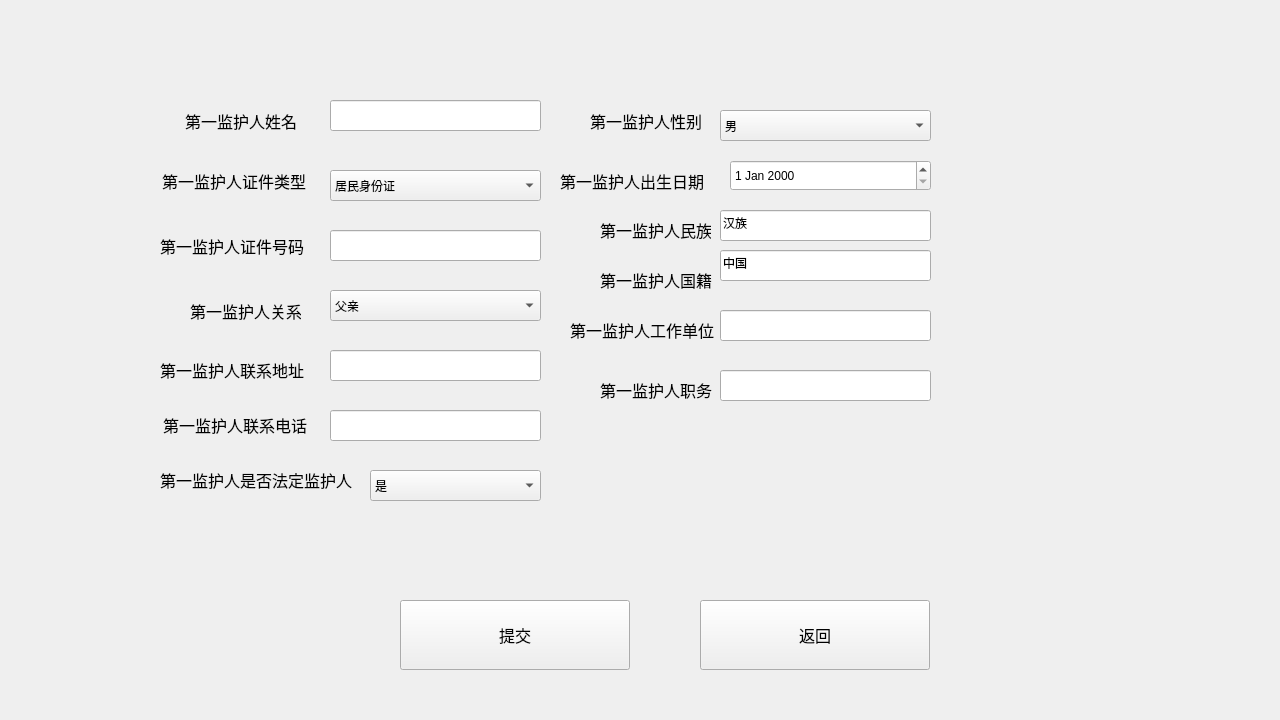
<?xml version="1.0" encoding="UTF-8"?>
<ui version="4.0">
    <class>Form</class>
    <widget class="QWidget" name="Form">
        <property name="geometry">
            <rect>
                <x>0</x>
                <y>0</y>
                <width>1280</width>
                <height>720</height>
            </rect>
        </property>
        <property name="windowTitle">
            <string>Form</string>
        </property>
        <widget class="QPushButton" name="pushButton">
            <property name="geometry">
                <rect>
                    <x>400</x>
                    <y>600</y>
                    <width>230</width>
                    <height>70</height>
                </rect>
            </property>
            <property name="font">
                <font>
                    <family>Adobe 黑体 Std R</family>
                    <pointsize>12</pointsize>
                </font>
            </property>
            <property name="text">
                <string>提交</string>
            </property>
        </widget>
        <widget class="QPushButton" name="pushButton_2">
            <property name="geometry">
                <rect>
                    <x>700</x>
                    <y>600</y>
                    <width>230</width>
                    <height>70</height>
                </rect>
            </property>
            <property name="font">
                <font>
                    <family>Adobe 黑体 Std R</family>
                    <pointsize>12</pointsize>
                </font>
            </property>
            <property name="text">
                <string>返回</string>
            </property>
        </widget>
        <widget class="QLabel" name="label">
            <property name="geometry">
                <rect>
                    <x>185</x>
                    <y>110</y>
                    <width>111</width>
                    <height>21</height>
                </rect>
            </property>
            <property name="font">
                <font>
                    <family>Adobe 黑体 Std R</family>
                    <pointsize>12</pointsize>
                </font>
            </property>
            <property name="text">
                <string>第一监护人姓名</string>
            </property>
        </widget>
        <widget class="QLineEdit" name="lineEdit">
            <property name="geometry">
                <rect>
                    <x>330</x>
                    <y>100</y>
                    <width>211</width>
                    <height>31</height>
                </rect>
            </property>
        </widget>
        <widget class="QLabel" name="label_2">
            <property name="geometry">
                <rect>
                    <x>160</x>
                    <y>235</y>
                    <width>151</width>
                    <height>21</height>
                </rect>
            </property>
            <property name="font">
                <font>
                    <family>Adobe 黑体 Std R</family>
                    <pointsize>12</pointsize>
                </font>
            </property>
            <property name="text">
                <string>第一监护人证件号码</string>
            </property>
        </widget>
        <widget class="QLineEdit" name="lineEdit_2">
            <property name="geometry">
                <rect>
                    <x>330</x>
                    <y>230</y>
                    <width>211</width>
                    <height>31</height>
                </rect>
            </property>
        </widget>
        <widget class="QLabel" name="label_3">
            <property name="geometry">
                <rect>
                    <x>162</x>
                    <y>170</y>
                    <width>181</width>
                    <height>21</height>
                </rect>
            </property>
            <property name="font">
                <font>
                    <family>Adobe 黑体 Std R</family>
                    <pointsize>12</pointsize>
                </font>
            </property>
            <property name="text">
                <string>第一监护人证件类型</string>
            </property>
        </widget>
        <widget class="QComboBox" name="comboBox">
            <property name="geometry">
                <rect>
                    <x>330</x>
                    <y>170</y>
                    <width>211</width>
                    <height>31</height>
                </rect>
            </property>
            <item>
                <property name="text">
                    <string>居民身份证</string>
                </property>
            </item>
            <item>
                <property name="text">
                    <string>香港特区护照/身份证明</string>
                </property>
            </item>
            <item>
                <property name="text">
                    <string>澳门特区护照/身份证明</string>
                </property>
            </item>
            <item>
                <property name="text">
                    <string>台湾居民来往大陆通行证</string>
                </property>
            </item>
            <item>
                <property name="text">
                    <string>境外永久居住证</string>
                </property>
            </item>
            <item>
                <property name="text">
                    <string>其他</string>
                </property>
            </item>
        </widget>
        <widget class="QLabel" name="label_4">
            <property name="geometry">
                <rect>
                    <x>190</x>
                    <y>300</y>
                    <width>111</width>
                    <height>21</height>
                </rect>
            </property>
            <property name="font">
                <font>
                    <family>Adobe 黑体 Std R</family>
                    <pointsize>12</pointsize>
                </font>
            </property>
            <property name="text">
                <string>第一监护人关系</string>
            </property>
        </widget>
        <widget class="QComboBox" name="comboBox_2">
            <property name="geometry">
                <rect>
                    <x>330</x>
                    <y>290</y>
                    <width>211</width>
                    <height>31</height>
                </rect>
            </property>
            <item>
                <property name="text">
                    <string>父亲</string>
                </property>
            </item>
            <item>
                <property name="text">
                    <string>母亲</string>
                </property>
            </item>
            <item>
                <property name="text">
                    <string>继父或养父</string>
                </property>
            </item>
            <item>
                <property name="text">
                    <string>继母或养母</string>
                </property>
            </item>
            <item>
                <property name="text">
                    <string>祖父</string>
                </property>
            </item>
            <item>
                <property name="text">
                    <string>祖母</string>
                </property>
            </item>
            <item>
                <property name="text">
                    <string>外祖父</string>
                </property>
            </item>
            <item>
                <property name="text">
                    <string>外祖母</string>
                </property>
            </item>
            <item>
                <property name="text">
                    <string>哥哥</string>
                </property>
            </item>
            <item>
                <property name="text">
                    <string>姐姐</string>
                </property>
            </item>
            <item>
                <property name="text">
                    <string>其他亲属</string>
                </property>
            </item>
            <item>
                <property name="text">
                    <string>非亲属</string>
                </property>
            </item>
        </widget>
        <widget class="QLabel" name="label_5">
            <property name="geometry">
                <rect>
                    <x>160</x>
                    <y>360</y>
                    <width>161</width>
                    <height>20</height>
                </rect>
            </property>
            <property name="font">
                <font>
                    <family>Adobe 黑体 Std R</family>
                    <pointsize>12</pointsize>
                </font>
            </property>
            <property name="text">
                <string>第一监护人联系地址</string>
            </property>
        </widget>
        <widget class="QLineEdit" name="lineEdit_3">
            <property name="geometry">
                <rect>
                    <x>330</x>
                    <y>350</y>
                    <width>211</width>
                    <height>31</height>
                </rect>
            </property>
        </widget>
        <widget class="QLabel" name="label_6">
            <property name="geometry">
                <rect>
                    <x>163</x>
                    <y>415</y>
                    <width>151</width>
                    <height>20</height>
                </rect>
            </property>
            <property name="font">
                <font>
                    <family>Adobe 黑体 Std R</family>
                    <pointsize>12</pointsize>
                </font>
            </property>
            <property name="text">
                <string>第一监护人联系电话</string>
            </property>
        </widget>
        <widget class="QLineEdit" name="lineEdit_4">
            <property name="geometry">
                <rect>
                    <x>330</x>
                    <y>410</y>
                    <width>211</width>
                    <height>31</height>
                </rect>
            </property>
        </widget>
        <widget class="QLabel" name="label_8">
            <property name="geometry">
                <rect>
                    <x>600</x>
                    <y>270</y>
                    <width>121</width>
                    <height>20</height>
                </rect>
            </property>
            <property name="font">
                <font>
                    <family>Adobe 黑体 Std R</family>
                    <pointsize>12</pointsize>
                </font>
            </property>
            <property name="text">
                <string>第一监护人国籍</string>
            </property>
        </widget>
        <widget class="QLineEdit" name="lineEdit_6">
            <property name="geometry">
                <rect>
                    <x>720</x>
                    <y>250</y>
                    <width>211</width>
                    <height>31</height>
                </rect>
            </property>
            <property name="text">
                <string>中国</string>
            </property>
        </widget>
        <widget class="QComboBox" name="comboBox_3">
            <property name="geometry">
                <rect>
                    <x>720</x>
                    <y>110</y>
                    <width>211</width>
                    <height>31</height>
                </rect>
            </property>
            <item>
                <property name="text">
                    <string>男</string>
                </property>
            </item>
            <item>
                <property name="text">
                    <string>女</string>
                </property>
            </item>
        </widget>
        <widget class="QLabel" name="label_10">
            <property name="geometry">
                <rect>
                    <x>590</x>
                    <y>110</y>
                    <width>171</width>
                    <height>21</height>
                </rect>
            </property>
            <property name="font">
                <font>
                    <family>Adobe 黑体 Std R</family>
                    <pointsize>12</pointsize>
                </font>
            </property>
            <property name="text">
                <string>第一监护人性别</string>
            </property>
        </widget>
        <widget class="QLabel" name="label_11">
            <property name="geometry">
                <rect>
                    <x>560</x>
                    <y>170</y>
                    <width>151</width>
                    <height>21</height>
                </rect>
            </property>
            <property name="font">
                <font>
                    <family>Adobe 黑体 Std R</family>
                    <pointsize>12</pointsize>
                </font>
            </property>
            <property name="text">
                <string>第一监护人出生日期</string>
            </property>
        </widget>
        <widget class="QLabel" name="label_9">
            <property name="geometry">
                <rect>
                    <x>600</x>
                    <y>220</y>
                    <width>111</width>
                    <height>20</height>
                </rect>
            </property>
            <property name="font">
                <font>
                    <family>Adobe 黑体 Std R</family>
                    <pointsize>12</pointsize>
                </font>
            </property>
            <property name="text">
                <string>第一监护人民族</string>
            </property>
        </widget>
        <widget class="QLabel" name="label_13">
            <property name="geometry">
                <rect>
                    <x>160</x>
                    <y>470</y>
                    <width>201</width>
                    <height>20</height>
                </rect>
            </property>
            <property name="font">
                <font>
                    <family>Adobe 黑体 Std R</family>
                    <pointsize>12</pointsize>
                </font>
            </property>
            <property name="text">
                <string>第一监护人是否法定监护人</string>
            </property>
        </widget>
        <widget class="QLineEdit" name="lineEdit_10">
            <property name="geometry">
                <rect>
                    <x>720</x>
                    <y>210</y>
                    <width>211</width>
                    <height>31</height>
                </rect>
            </property>
            <property name="text">
                <string>汉族</string>
            </property>
        </widget>
        <widget class="QComboBox" name="comboBox_4">
            <property name="geometry">
                <rect>
                    <x>370</x>
                    <y>470</y>
                    <width>171</width>
                    <height>31</height>
                </rect>
            </property>
            <item>
                <property name="text">
                    <string>是</string>
                </property>
            </item>
            <item>
                <property name="text">
                    <string>否</string>
                </property>
            </item>
        </widget>
        <widget class="QDateEdit" name="dateEdit">
            <property name="geometry">
                <rect>
                    <x>730</x>
                    <y>160</y>
                    <width>201</width>
                    <height>31</height>
                </rect>
            </property>
        </widget>
        <widget class="QLineEdit" name="lineEdit_5">
            <property name="geometry">
                <rect>
                    <x>720</x>
                    <y>310</y>
                    <width>211</width>
                    <height>31</height>
                </rect>
            </property>
        </widget>
        <widget class="QLabel" name="label_7">
            <property name="geometry">
                <rect>
                    <x>570</x>
                    <y>320</y>
                    <width>161</width>
                    <height>20</height>
                </rect>
            </property>
            <property name="font">
                <font>
                    <family>Adobe 黑体 Std R</family>
                    <pointsize>12</pointsize>
                </font>
            </property>
            <property name="text">
                <string>第一监护人工作单位</string>
            </property>
        </widget>
        <widget class="QLabel" name="label_12">
            <property name="geometry">
                <rect>
                    <x>600</x>
                    <y>380</y>
                    <width>161</width>
                    <height>20</height>
                </rect>
            </property>
            <property name="font">
                <font>
                    <family>Adobe 黑体 Std R</family>
                    <pointsize>12</pointsize>
                </font>
            </property>
            <property name="text">
                <string>第一监护人职务</string>
            </property>
        </widget>
        <widget class="QLineEdit" name="lineEdit_7">
            <property name="geometry">
                <rect>
                    <x>720</x>
                    <y>370</y>
                    <width>211</width>
                    <height>31</height>
                </rect>
            </property>
        </widget>
    </widget>
    <resources/>
    <connections/>
</ui>
